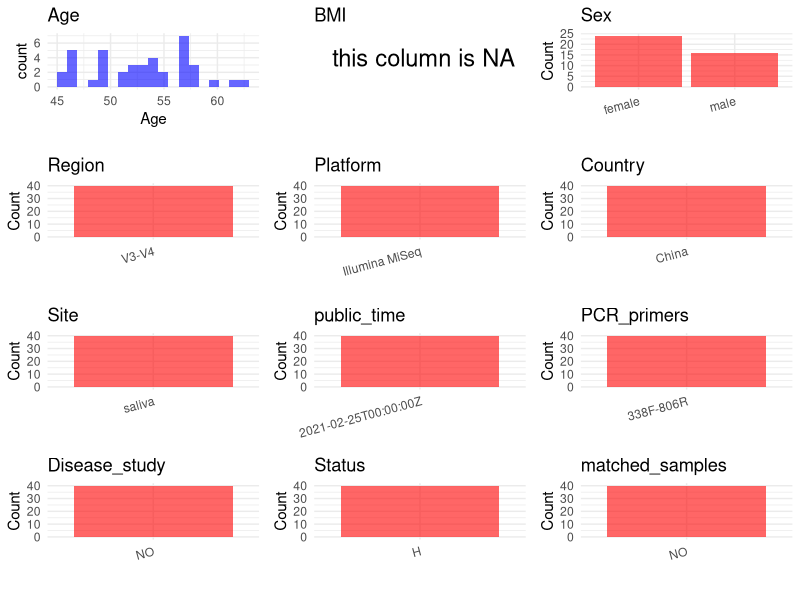

Recreate this plot in R. (Note: this script raises an error after producing the figure.)
## ---- chunk 1
# Load necessary libraries
library(dplyr)
library(ggplot2)
library(cowplot)

# Set working directory (update this path to your local directory)
setwd("D:/metadata/3/PRJNA648473")

# Read the initial metadata files
initial_meta<-read.csv("SraRunTable.csv",header = T)

# Combine the two metadata files
#meta <- rbind(initial_meta, initial_meta1)

#Remove entries non-oral samples
#initial_meta <- subset(initial_meta,BioSampleModel != "Metagenome or environmental")

# Check the number of samples containing "HT" in Sample.Name (e.g., healthy controls)
#nrow(subset(meta, grepl("HT", Sample.Name)))

# Display the first few rows of the metadata
head(initial_meta)
## ---- chunk 2
# Create a uniform metadata dataframe
metadata <- data.frame(
  BioProject = initial_meta$BioProject,
  Run = initial_meta$Run,
  sample_name = initial_meta$Sample.Name,
  Age = initial_meta$AGE,
  BMI = NA,
  Sex=initial_meta$sex,
  Region = "V3-V4",
  Platform = initial_meta$Instrument,
  Country = "China",
  Site = initial_meta$tissue,
  public_time = initial_meta$ReleaseDate,
  Status      = "H",
  stringsAsFactors = FALSE
)
## ---- chunk 3
# Add information obtained from the publication
metadata$PCR_primers <- "338F-806R"
metadata$title <- "Association Between Serum Thyroid-Stimulating Hormone Levels and Salivary Microbiome Shifts"
metadata$Disease_study <- "NO"
# Assign disease status based on sample_name patterns


metadata$matched_samples <- "NO"
## ---- chunk 4
# Check the number of unique runs and sample names
print(paste("Number of unique runs:", length(unique(metadata$Run))))
print(paste("Number of unique sample names:", length(unique(metadata$sample_name))))
## ---- chunk 5
# Select columns for visualization
plot_data <- metadata %>%
  select(-BioProject, -Run, -sample_name, -title)

# Function to create simple plots for each column
create_simple_plots <- function(data) {
  plots <- list()
  
  for (col in colnames(data)) {
    # Check if the column is all NA
    if (all(is.na(data[[col]]))) {
      # Create an empty plot with text indicating all NA
      p <- ggplot() +
        annotate("text", x = 0.5, y = 0.5, label = "this column is NA", size = 6) +
        labs(title = col) +
        theme_void()
    } else if (is.numeric(data[[col]])) {
      # Numeric variable: histogram
      p <- ggplot(data, aes(x = .data[[col]])) +
        geom_histogram(fill = "blue", alpha = 0.6, bins = 20, na.rm = TRUE) +
        labs(title = col) +
        theme_minimal()
    } else {
      # Categorical variable: bar plot (remove NA values)
      count_data <- as.data.frame(table(data[[col]], useNA = "ifany"))
      p <- ggplot(count_data, aes(x = reorder(Var1, -Freq), y = Freq)) +
        geom_col(fill = "red", alpha = 0.6) +
        labs(title = col, x = NULL, y = "Count") +
        theme_minimal() +
        theme(axis.text.x = element_text(angle = 15, hjust = 1))
    }
    plots[[col]] <- p
  }
  
  return(plots)
}

# Generate and arrange plots
plots <- create_simple_plots(plot_data)
p<-plot_grid(plots$Age, 
          plots$BMI, 
          plots$Sex, 
          plots$Region, 
          plots$Platform, 
          plots$Country, 
          plots$Site,
          plots$public_time, 
          plots$PCR_primers,
          plots$Disease_study,
          plots$Status,
          plots$matched_samples,# add 
          ncol = 3, align = "hv", axis = "lb")
ggsave("Metadata_Summary.png", plot = p, width = 8, height = 6, dpi = 150)
## ---- chunk 6
knitr::include_graphics("metadata_summary.png")
## ---- chunk 7
# Reorder columns to match the desired format
metadata <- metadata[, c(
  "BioProject", "Run", "sample_name", "Age", "BMI", "Sex", 
  "Region", "Platform", "Country", "Site", "public_time", 
  "PCR_primers", "title", "Disease_study", "Status","matched_samples"
)]

# Export the uniform metadata to a CSV file
write.csv(metadata, file = "metadata.csv", quote = TRUE)
head(metadata)
